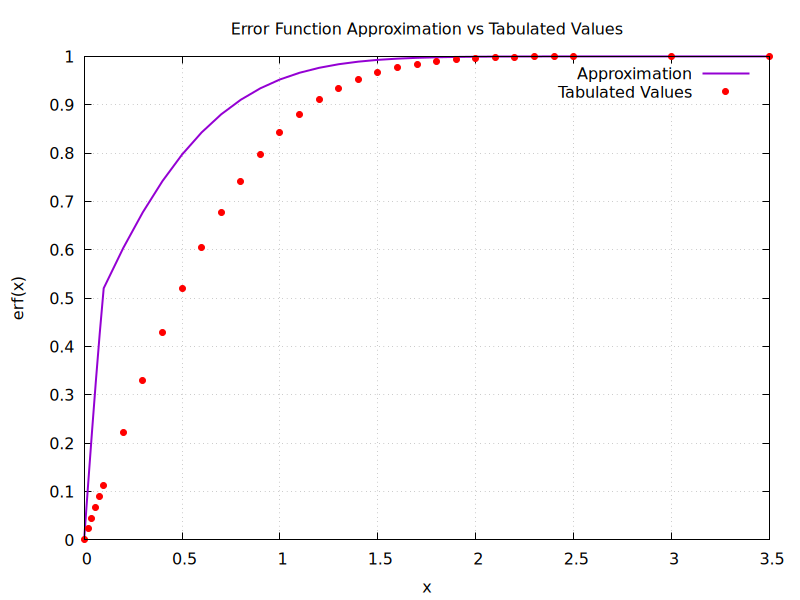

This chart was generated by the following gnuplot code:
set terminal pngcairo enhanced size 800,600
set output 'erf_plot.png'
set title 'Error Function Approximation vs Tabulated Values'
set xlabel 'x'
set ylabel 'erf(x)'
set grid
plot \
    'erf_data.txt' using 1:2 with lines lw 2 title 'Approximation', \
    'erf_data.txt' using 1:3 with points pt 7 lc 'red' title 'Tabulated Values'
